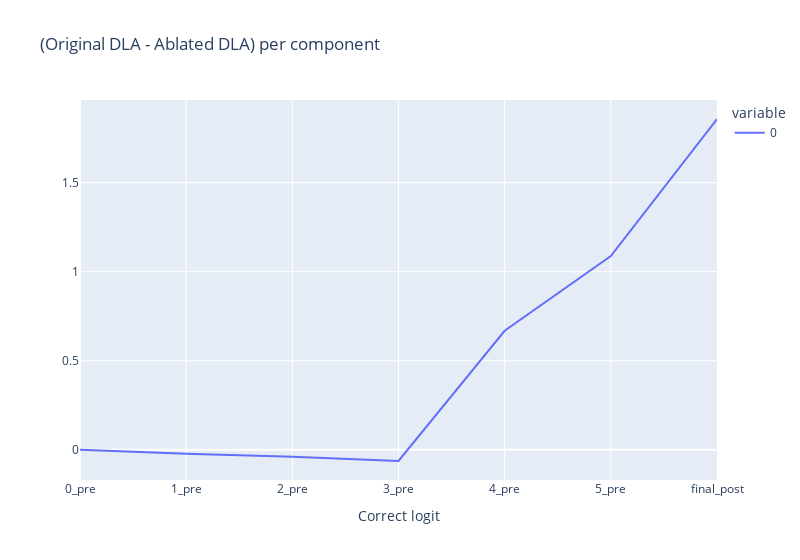

This figure's notebook cell:
### Code cell
# The small discrepancies accumulated before the ablation occur during the call to cache.apply_ln_to_stack(). This seems like a bug, but they seem small enough to ignore.
haystack_utils.line(logit_diffs.cpu().numpy(), xlabel="Correct logit", ylabel="", title="(Original DLA - Ablated DLA) per component", xticks=labels)

### Figure 1 — Plotly figure (JSON) as saved in the notebook; plotly's stock layout.template omitted (floating-point values rounded to 4 significant figures)
{"data": [{"hovertemplate": "variable=0<br>index=%{x}<br>value=%{y}<extra></extra>", "legendgroup": "0", "line": {"color": "#636efa", "dash": "solid"}, "marker": {"symbol": "circle"}, "mode": "lines", "name": "0", "orientation": "v", "showlegend": true, "type": "scatter", "x": [0, 1, 2, 3, 4, 5, 6], "xaxis": "x", "y": [3.951e-05, -0.02201, -0.03978, -0.06299, 0.6682, 1.087, 1.857], "yaxis": "y"}], "layout": {"legend": {"title": {"text": "variable"}, "tracegroupgap": 0}, "title": {"text": "(Original DLA - Ablated DLA) per component"}, "width": 800, "xaxis": {"anchor": "y", "domain": [0, 1], "tickmode": "array", "ticktext": ["0_pre", "1_pre", "2_pre", "3_pre", "4_pre", "5_pre", "final_post"], "tickvals": [0, 1, 2, 3, 4, 5, 6], "title": {"text": "Correct logit"}}, "yaxis": {"anchor": "x", "domain": [0, 1], "title": {"text": ""}}}}
